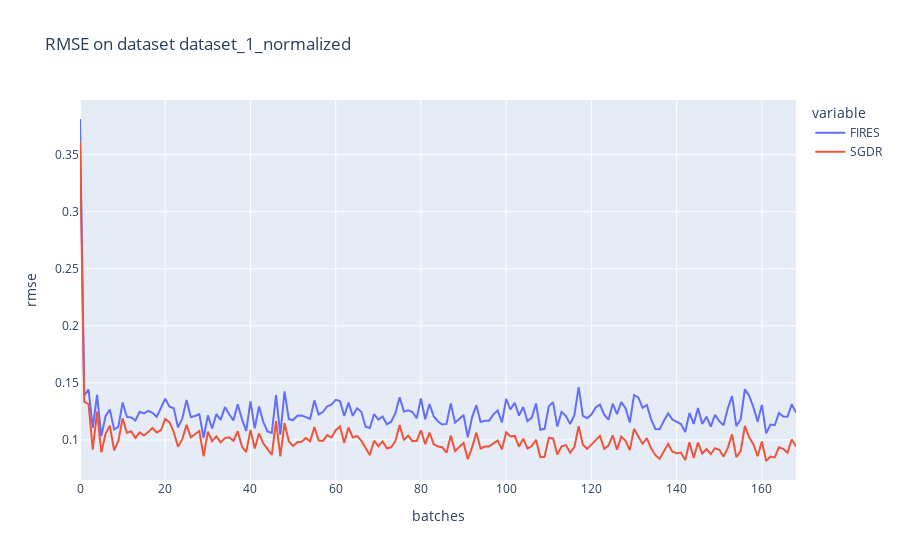

Here is the notebook cell this chart was saved with:
### Code cell
title = "RMSE on dataset {}".format(dataset_name)
col_names = ["FIRES", "SGDR"]
d = {"FIRES":fires_cuda_rmse, "SGDR":sgdr_rmse}
df = pd.DataFrame(d, columns=col_names)
fig = px.line(df, y = col_names, title=title, labels={"index":"batches", "value":"rmse"})
fig.show()

### Figure 1 — Plotly figure (JSON) as saved in the notebook; plotly's stock layout.template omitted (floating-point values rounded to 4 significant figures; data arrays with more than 128 entries replaced by an {"elided": "..."} marker saying what was removed)
{"data": [{"hovertemplate": "variable=FIRES<br>batches=%{x}<br>rmse=%{y}<extra></extra>", "legendgroup": "FIRES", "line": {"color": "#636efa", "dash": "solid"}, "mode": "lines", "name": "FIRES", "orientation": "v", "showlegend": true, "type": "scatter", "x": {"elided": "169 int values"}, "xaxis": "x", "y": {"elided": "169 float values"}, "yaxis": "y"}, {"hovertemplate": "variable=SGDR<br>batches=%{x}<br>rmse=%{y}<extra></extra>", "legendgroup": "SGDR", "line": {"color": "#EF553B", "dash": "solid"}, "mode": "lines", "name": "SGDR", "orientation": "v", "showlegend": true, "type": "scatter", "x": {"elided": "169 int values"}, "xaxis": "x", "y": {"elided": "169 float values"}, "yaxis": "y"}], "layout": {"legend": {"title": {"text": "variable"}, "tracegroupgap": 0}, "title": {"text": "RMSE on dataset dataset_1_normalized"}, "xaxis": {"anchor": "y", "domain": [0, 1], "title": {"text": "batches"}}, "yaxis": {"anchor": "x", "domain": [0, 1], "title": {"text": "rmse"}}}}
